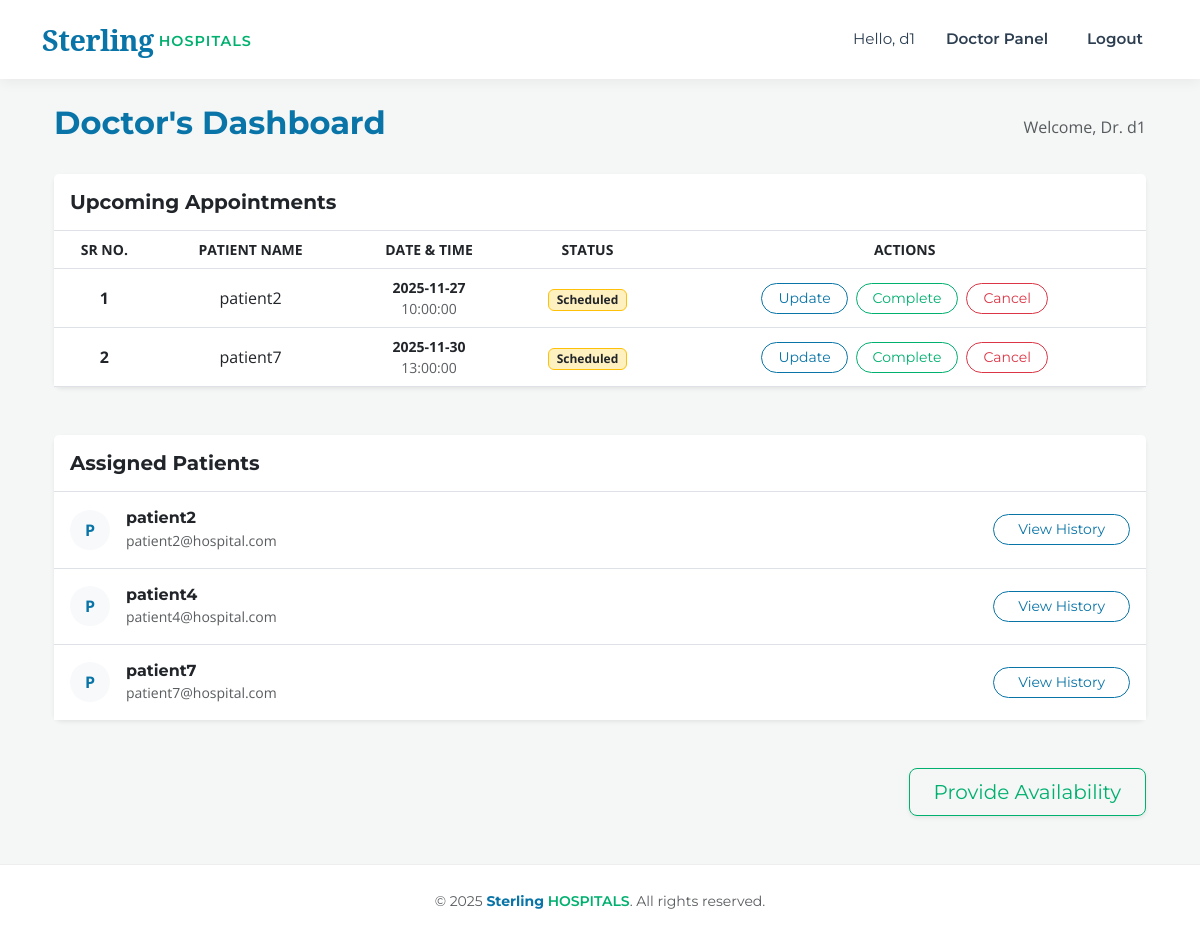
The page /doctor_dashboard (signed in) on the database as committed earlier.
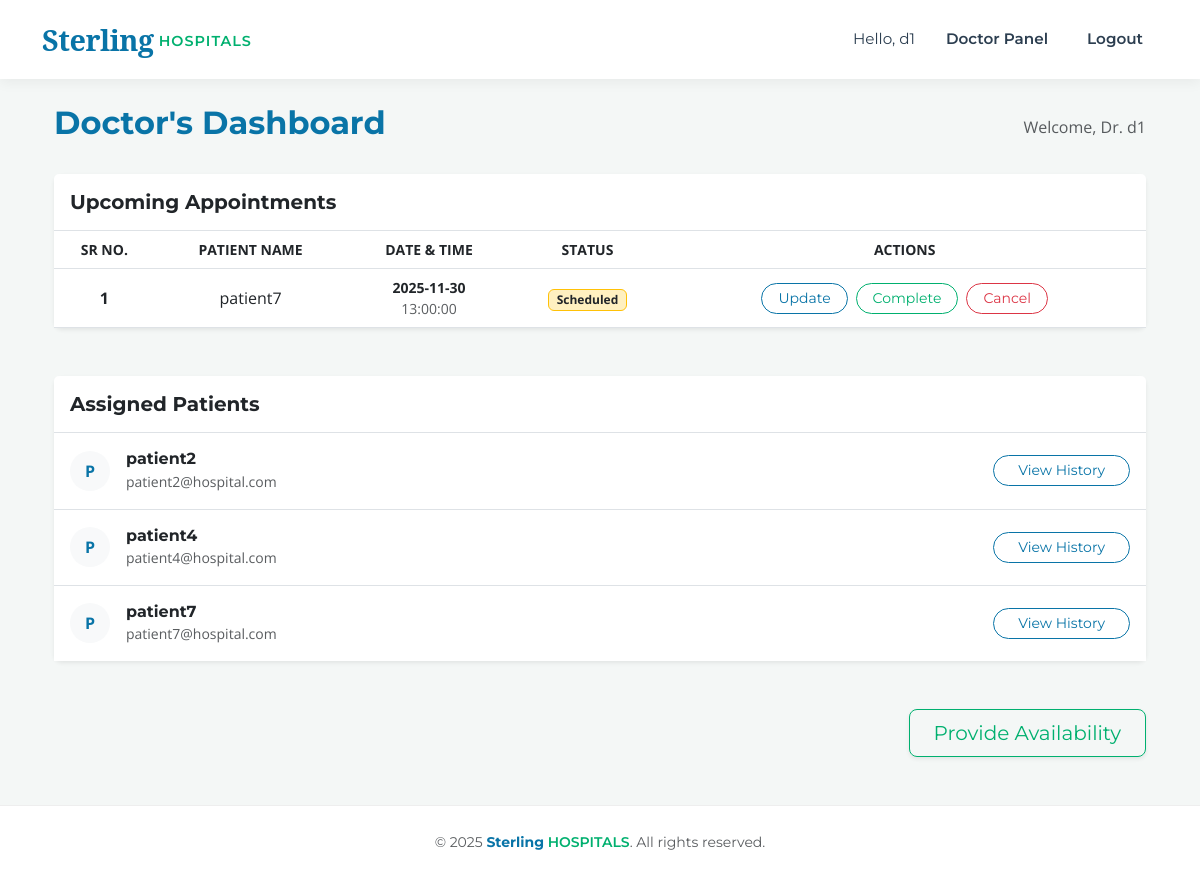
The same page on the database as committed later.
### models.py (models this page shows, shortened)
class Appointment(db.Model):
    __tablename__ = 'appointments'
    id = db.Column(db.Integer, primary_key=True)
    patient_id = db.Column(db.Integer, db.ForeignKey('users.id'), nullable=False)
    doctor_id = db.Column(db.Integer, db.ForeignKey('users.id'), nullable=False)
    appointment_date = db.Column(db.Date, nullable=False)
    appointment_time = db.Column(db.Time, nullable=False)
    status = db.Column(db.String(20), default='Pending')
    treatment = db.relationship('Treatment', backref='appointment', uselist=False, lazy=True)
    created_at = db.Column(db.DateTime, default=datetime.utcnow)

class User(db.Model, UserMixin):
    __tablename__ = 'users'
    id = db.Column(db.Integer, primary_key=True)
    username = db.Column(db.String(100), unique=True, nullable=False)
    email = db.Column(db.String(120), unique=True, nullable=False)
    password = db.Column(db.String(200), nullable=False)
    role = db.Column(db.String(20), nullable=False)  # admin, doctor, patient
    phone_number = db.Column(db.String(15), nullable=True)
    is_active_user = db.Column(db.Boolean, default=True)
    department_id = db.Column(db.Integer, db.ForeignKey('departments.id'), nullable=True)
    doctor_appointments = db.relationship('Appointment', foreign_keys='Appointment.doctor_id', backref='doctor_ref', lazy=True)
    patient_appointments = db.relationship('Appointment', foreign_keys='Appointment.patient_id', backref='patient_ref', lazy=True)

### app.py (the view)
@app.route('/doctor_dashboard')
@login_required
def doctor_dashboard():
    if current_user.role != 'doctor':
        return redirect(url_for('index'))
    appointments = Appointment.query.filter(
        Appointment.doctor_id == current_user.id,
        Appointment.status == 'Scheduled'
    ).all()
    patient_ids = set([appt.patient_id for appt in Appointment.query.filter_by(doctor_id=current_user.id).all()])
    patients = [db.session.get(User, pid) for pid in patient_ids]
    return render_template('doctor_dashboard.html', appointments=appointments, patients=patients)

### app.py (called while the page is built)
@login_manager.user_loader
def load_user(user_id):
    return db.session.get(User, int(user_id))

### templates/doctor_dashboard.html (shortened to what the changed rows need)
{% extends "base.html" %}
{% block content %}
<div class="container-fluid">
    <div class="d-flex justify-content-between align-items-center mb-4">
        <h2 class="text-primary fw-bold">Doctor's Dashboard</h2>
    </div>
    <div class="card shadow-sm mb-5 border-0">
        <div class="card-body p-0">
            <div class="table-responsive">
                <table class="table table-hover align-middle mb-0 text-center">
                    <thead class="bg-light text-muted small text-uppercase">
                        <tr>
                            <th>Sr No.</th>
                            <th>Patient Name</th>
                            <th>Date & Time</th>
                            <th>Status</th>
                            <th>Actions</th>
                        </tr>
                    </thead>
                    <tbody>
                        {% for appointment in appointments %}
                        <tr>
                            <td class="fw-bold">{{ loop.index }}</td>
                            <td>{{ appointment.patient_ref.username }}</td>
                            <td>
                                <div class="small fw-bold">{{ appointment.appointment_date }}</div>
                                <div class="small text-muted">{{ appointment.appointment_time }}</div>
                            </td>
                            <td>
                                <span class="badge bg-warning text-dark bg-opacity-25 border border-warning">
                                    {{ appointment.status }}
                                </span>
                            </td>
                            <td>
                                <div class="d-flex justify-content-center gap-2">
                                    <a href="{{ url_for('update_treatment', appointment_id=appointment.id) }}" class="btn btn-outline-primary btn-sm px-3 rounded-pill">
                                        Update
                                    </a>
                                    <a href="{{ url_for('complete_appointment', appointment_id=appointment.id) }}" class="btn btn-outline-success btn-sm px-3 rounded-pill">
                                        Complete
                                    </a>
                                    <a href="{{ url_for('cancel_appointment', appointment_id=appointment.id) }}" class="btn btn-outline-danger btn-sm px-3 rounded-pill" onclick="return confirm('Are you sure you want to cancel this appointment?')">
                                        Cancel
                                    </a>
                                </div>
                            </td>
                        </tr>
                        {% endfor %}
                    </tbody>
                </table>
            </div>
        </div>
    </div>
    <div class="card shadow-sm mb-5 border-0">
        <div class="card-body p-0">
            <ul class="list-group list-group-flush">
                {% for patient in patients %}
                <li class="list-group-item d-flex justify-content-between align-items-center py-3">
                    <div class="d-flex align-items-center">
                        <div class="bg-light text-primary rounded-circle d-flex align-items-center justify-content-center me-3" style="width: 40px; height: 40px; font-weight: bold;">
                            {{ patient.username[0] | upper }}
                        </div>
                        <div>
                            <h6 class="mb-0 fw-bold text-dark">{{ patient.username }}</h6>
                            <small class="text-muted">{{ patient.email }}</small>
                        </div>
                    </div>
                    <a href="{{ url_for('patient_history', patient_id=patient.id) }}" class="btn btn-outline-primary btn-sm px-4 rounded-pill">
                        View History
                    </a>
                </li>
                {% else %}
                <li class="list-group-item text-center py-4 text-muted">
                    No patients assigned yet.
                </li>
                {% endfor %}
            </ul>
        </div>
    </div>
</div>
{% endblock %}

Rows that differ between the two databases and show on the page:
no longer on this page (row edited): Appointment: patient_ref.username "patient2", appointment_date "2025-11-27", appointment_time "10:00:00", status "Scheduled"
